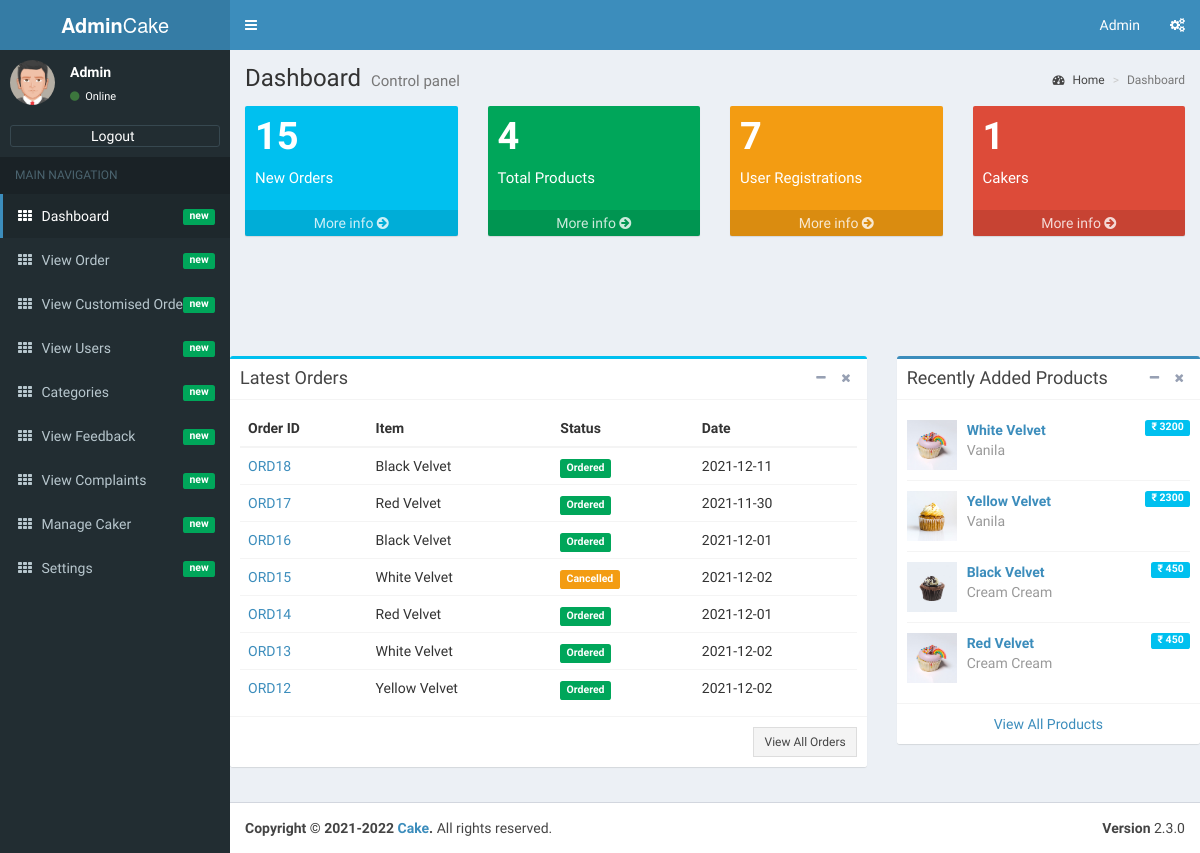
/admin/index.php (signed in), run on the app's committed database.
### tables this page shows
CREATE TABLE IF NOT EXISTS `tbl_user_order` (
  `id` int(11) NOT NULL AUTO_INCREMENT,
  `cake_info` varchar(50) NOT NULL,
  `weight` decimal(10,0) NOT NULL,
  `quantity` int(11) NOT NULL,
  `delivery_date` date NOT NULL,
  `delivery_time` varchar(50) NOT NULL,
  `price` decimal(10,0) NOT NULL,
  `total` decimal(10,0) NOT NULL,
  `user_id` int(11) NOT NULL,
  `status` varchar(20) NOT NULL DEFAULT 'Ordered',
  `caker_id` int(11) NOT NULL,
  PRIMARY KEY (`id`)
);

CREATE TABLE IF NOT EXISTS `tbl_cake` (
  `id` int(11) NOT NULL AUTO_INCREMENT,
  `cake_name` varchar(50) NOT NULL,
  `category_name` varchar(50) NOT NULL,
  `cake_price` decimal(10,0) NOT NULL,
  `photo` varchar(100) NOT NULL,
  `caker_id` int(11) NOT NULL DEFAULT '0',
  PRIMARY KEY (`id`)
);

### admin/index.php (the view, shortened to what this page needs)
<?php
if(isset($_SESSION['logged_in']) && !empty($_SESSION['logged_in']))
{
   require_once('dbconnection.php');
require_once('admin-header.php');
$newOrders = "";
$totalProducts = "";
$totalUsers = "";
$totalCakers = "";
$countProducts=mysqli_query($con,"SELECT count(*) as total  FROM tbl_cake");
while ($row=mysqli_fetch_array($countProducts))
{
$totalProducts = $row['total'];
}
$countUsers=mysqli_query($con,"SELECT count(*) as total FROM tbl_users");
while ($row=mysqli_fetch_array($countUsers))
{
$totalUsers = $row['total'];
}
$countOrders=mysqli_query($con,"select count(*) as total from tbl_user_order");
while ($row=mysqli_fetch_array($countOrders))
{
$newOrders = $row['total'];
}
$countCakers=mysqli_query($con,"select count(*) as total from tbl_caker");
while ($row=mysqli_fetch_array($countCakers))
{
$totalCakers = $row['total'];
}
?>
      <div class="content-wrapper">
        <section class="content-header">
          <h1>
            Dashboard
            <small>Control panel</small>
          </h1>
          <ol class="breadcrumb">
            <li><a href="#"><i class="fa fa-dashboard"></i> Home</a></li>
            <li class="active">Dashboard</li>
          </ol>
        </section>
        <section class="content">
          <div class="row">
            <div class="col-lg-3 col-xs-6">
              <div class="small-box bg-aqua">
                <div class="inner">
                  <h3><?php echo $newOrders;?></h3>
                  <p>New Orders</p>
                </div>
                <a href="admin-view-orders.php" class="small-box-footer">More info <i class="fa fa-arrow-circle-right"></i></a>
              </div>
            </div>
            <div class="col-lg-3 col-xs-6">
              <div class="small-box bg-green">
                <div class="inner">
                  <h3><?php echo $totalProducts;?><sup style="font-size: 20px"></sup></h3>
                  <p>Total Products</p>
                </div>
                <a href="admin-manage-cakes.php" class="small-box-footer">More info <i class="fa fa-arrow-circle-right"></i></a>
              </div>
            </div>
            <div class="col-lg-3 col-xs-6">
              <div class="small-box bg-yellow">
                <div class="inner">
                  <h3><?php echo $totalUsers; ?></h3>
                  <p>User Registrations</p>
                </div>
                <a href="admin-view-users.php" class="small-box-footer">More info <i class="fa fa-arrow-circle-right"></i></a>
              </div>
            </div>
            <div class="col-lg-3 col-xs-6">
              <div class="small-box bg-red">
                <div class="inner">
                  <h3><?php echo $totalCakers;?></h3>
                  <p>Cakers</p>
                </div>
                <a href="admin-add-caker.php" class="small-box-footer">More info <i class="fa fa-arrow-circle-right"></i></a>
              </div>
            </div>
          </div>
        </section>
		<section class="content">
          <div class="row">
          <div class="row">
            <div class="col-md-8">
              <div class="box box-info">
                <div class="box-header with-border">
                  <h3 class="box-title">Latest Orders</h3>
                  <div class="box-tools pull-right">
                    <button class="btn btn-box-tool" data-widget="collapse"><i class="fa fa-minus"></i></button>
                    <button class="btn btn-box-tool" data-widget="remove"><i class="fa fa-times"></i></button>
                  </div>
                </div>
                <div class="box-body">
                  <div class="table-responsive">
                    <table class="table no-margin">
                      <thead>
                        <tr>
                          <th>Order ID</th>
                          <th>Item</th>
                          <th>Status</th>
                          <th>Date</th>
                        </tr>
                      </thead>
                      <tbody>
					  <?php
				  $ret=mysqli_query($con,"SELECT * FROM tbl_user_order order by id desc limit 7");
					while ($row=mysqli_fetch_array($ret)) {
				  ?>
                     <tr>
                          <td><a href="admin-view-orders.php">ORD<?php echo $row['id'];?></a></td>
                          <td><?php echo $row['cake_info'];?></td>
                          <td>
						  <?php
						  $status = $row['status'];
						  if($status == 'Ordered')
						  {
							echo '<span class="label label-success">';
						  }
						    if($status == 'Cancelled')
						  {
						  echo '<span class="label label-warning">';
						  }
						  ?>
						  <?php echo $row['status'];?></span>
						  </td>
                          <td><div class="sparkbar" data-color="#00a65a" data-height="20"> <?php echo $row['delivery_date'];?></div></td>
                        </tr>
					<?php
					}
					?>
                      </tbody>
                    </table>
                  </div>
                </div>
                <div class="box-footer clearfix">
                  <a href="admin-view-orders.php" class="btn btn-sm btn-default btn-flat pull-right">View All Orders</a>
                </div>
              </div>
            </div>
            <div class="col-md-4">
              <div class="box box-primary">
                <div class="box-header with-border">
                  <h3 class="box-title">Recently Added Products</h3>
                  <div class="box-tools pull-right">
                    <button class="btn btn-box-tool" data-widget="collapse"><i class="fa fa-minus"></i></button>
                    <button class="btn btn-box-tool" data-widget="remove"><i class="fa fa-times"></i></button>
                  </div>
                </div>
                <div class="box-body">
                  <ul class="products-list product-list-in-box">
				  <?php
				  $ret=mysqli_query($con,"select * from tbl_cake order by id desc limit 4");
					while ($row=mysqli_fetch_array($ret)) {
				  ?>
                    <li class="item">
                      <div class="product-img">
                        <img src="../caker/<?php echo $row['photo']; ?>" alt="Product Image">
                      </div>
                      <div class="product-info">
                        <a href="javascript::;" class="product-title"><?php echo $row['cake_name']; ?> <span class="label label-info pull-right">₹ <?php echo $row['cake_price']; ?></span></a>
                        <span class="product-description">
                          <?php echo $row['category_name']; ?>
                        </span>
                      </div>
                    </li>
					<?php
					}
					?>
                  </ul>
                </div>
                <div class="box-footer text-center">
                  <a href="admin-manage-cakes.php" class="uppercase">View All Products</a>
                </div>
              </div>
            </div>
          </div>
        </section>
      </div>
<?php
require_once('admin-footer.php');
   }
else
{
 header("location:admin-login.php");
}

### data on the page
tbl_user_order: id "18", cake_info "Black Velvet", status "Ordered", delivery_date "2021-12-11"
tbl_user_order: id "17", cake_info "Red Velvet", status "Ordered", delivery_date "2021-11-30"
tbl_user_order: id "16", cake_info "Black Velvet", status "Ordered", delivery_date "2021-12-01"
tbl_user_order: id "15", cake_info "White Velvet", status "Cancelled", delivery_date "2021-12-02"
tbl_user_order: id "14", cake_info "Red Velvet", status "Ordered", delivery_date "2021-12-01"
tbl_user_order: id "13", cake_info "White Velvet", status "Ordered", delivery_date "2021-12-02"
tbl_user_order: id "12", cake_info "Yellow Velvet", status "Ordered", delivery_date "2021-12-02"
tbl_cake: photo (picture), cake_name "White Velvet", cake_price "3200", category_name "Vanila"
tbl_cake: photo (picture), cake_name "Yellow Velvet", cake_price "2300", category_name "Vanila"
tbl_cake: photo (picture), cake_name "Black Velvet", cake_price "450", category_name "Cream Cream"
tbl_cake: photo (picture), cake_name "Red Velvet", cake_price "450", category_name "Cream Cream"

### other printed values
$newOrders "15"
$totalProducts "4"
$totalUsers "7"
$totalCakers "1"
